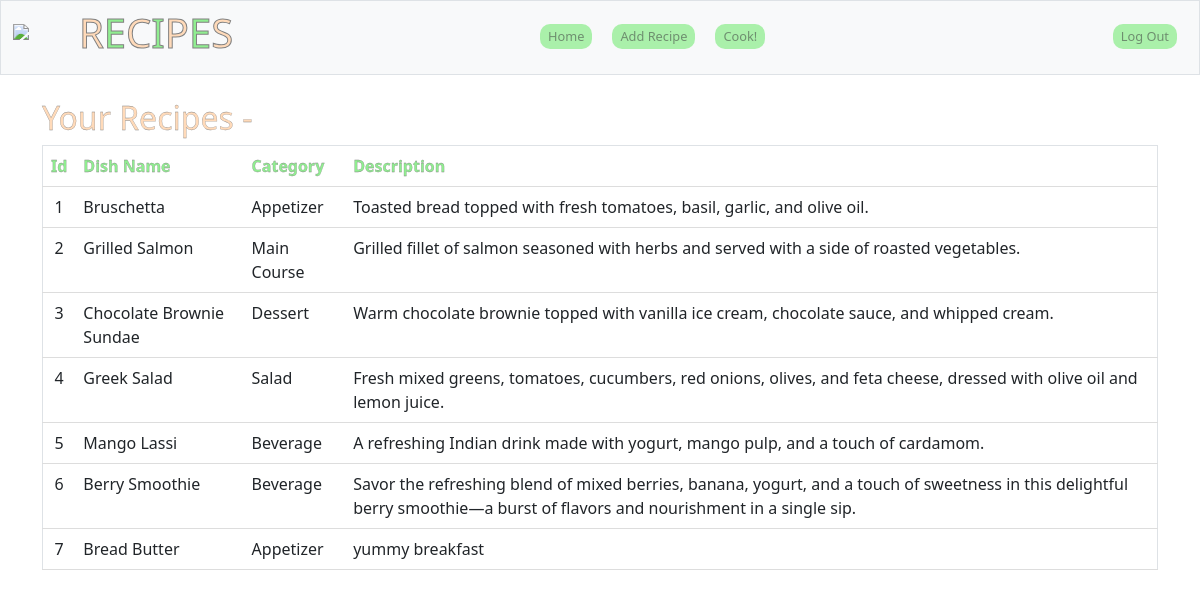
The page / (signed in) on the database its author committed.
### tables this page shows
CREATE TABLE recipes (
  id INTEGER PRIMARY KEY,
  user_id INTEGER NOT NULL,
  name TEXT NOT NULL,
  description TEXT,
  category TEXT,
  created_at TIMESTAMP DEFAULT CURRENT_TIMESTAMP,
  FOREIGN KEY (user_id) REFERENCES users (id)
);

### app.py (the view)
@app.route('/')
@login_required
def home():
    user = session["user_id"]
    db = get_db()
    cursor = db.cursor()
    rows = db.execute("select * from recipes;")
    return render_template("home.html",rows=rows)

### app.py (called while the page is built)
def get_db():
    db = getattr(g, '_database', None)
    if db is None:
        db = g._database = sqlite3.connect(DATABASE)
    return db

def login_required(f):
    @wraps(f)
    def decorated_function(*args, **kwargs):
        if session.get("user_id") is None:
            return redirect("/login")
        return f(*args, **kwargs)
    return decorated_function

### templates/home.html (shortened to what this page needs)
{% extends 'layout.html' %}
{% block content %}
<main>
  <br>
    <h2 style="color: #FFDAB9; -webkit-text-stroke: 0.3px gray; text-stroke: 0.3px gray;">Your Recipes -</h2>
    <table class="table table-hover">
      <tr>
        <a style="color: #90EE90; -webkit-text-stroke: 0.3px gray; text-stroke: 0.3px gray;">
        <th>Id</th>
        <th>Dish Name</th>
        <th>Category</th>
        <th>Description</th></a>
      </tr>
      {% for row in rows %}
      <tr>
        <td>{{ row[0] }}</td>
        <td>{{ row[2] }}</td>
        <td>{{ row[4] }}</td>
        <td>{{ row[3] }}</td>
      </tr>
      {% endfor %}
    </table>
</main>
{% endblock %}

### templates/layout.html (shortened to what this page needs)
<!DOCTYPE html>
<html>
<head>
     <link rel="stylesheet" href="https://cdnjs.cloudflare.com/ajax/libs/font-awesome/5.15.3/css/all.min.css">
     <link href="https://cdn.jsdelivr.net/npm/bootstrap@5.1.3/dist/css/bootstrap.min.css" rel="stylesheet">
</head>
<body>
    <nav class="bg-light border navbar navbar-expand-md navbar-light">
        <div class="container-fluid" >
            <img src="https://www.pngall.com/wp-content/uploads/12/Cooking-PNG-Cutout.png" width="35" style = "padding-bottom:1%" >
            <a style="font-family: Helvetica;">
                <h1 style="text-transform: uppercase; border-color: Black;margin = 1%">
                    <a style="-webkit-text-stroke: 1px gray; text-stroke: 1px gray;">
                  <span style="color: #FFDAB9; padding-left:20%">R</span><span style="color: #90EE90;">e</span><span style="color: #FFDAB9;">c</span><span style="color: #90EE90;">i</span><span style="color: #FFDAB9;">p</span><span style="color: #90EE90;">e</span><span style="color: #FFDAB9;">s</span>
                </h1>
              </a>
            <div class="collapse navbar-collapse" id="navbar">
                {% if session.get("user_id") %}
                    <ul class="navbar-nav ms-auto mt-2">
                        <li class="nav-item">
                            <a class="nav-link round-button" href="/">Home</a>
                        </li>
                        <li class="nav-item">
                            <a class="nav-link round-button" href="/new_recipe">Add Recipe</a>
                        </li>
                        <li class="nav-item">
                            <a class="nav-link round-button" href="/view_recipe">Cook!</a>
                        </li>
                    </ul>
                    <ul class="navbar-nav ms-auto mt-2">
                        <li class="nav-item"><a class="nav-link round-button" href="/logout">Log Out</a></li>
                    </ul>
                {% else %}
                    <ul class="navbar-nav ms-auto mt-2">
                        <li class="nav-item"><a class="nav-link" href="/register">Register</a></li>
                    </ul>
                {% endif %}
            </div>
        </div>
    </nav>
    <div class="container">
        {% block content %}{% endblock %}
    </div>
</body>
</html>

### templates/layout.html (style rules this page uses)
.round-button { display: inline-block; border-radius: 10px; padding: 3px 25px; background-color: #90EE90; color: white; opacity: 75%; }
.nav-item { margin-bottom: 10px; margin-inline: 10px; font-size: 80%; }

### templates/home.html (style rules this page uses)
table { margin: 0 auto; border: 1px solid #ddd; border-collapse: collapse; width: 80%; }
th { padding: 8px; text-align: left; border-bottom: 1px solid #ddd; color: #90EE90; -webkit-text-stroke: 0.3px gray; text-stroke: 0.3px gray; }
td { padding: 8px; text-align: left; border-bottom: 1px solid #ddd; }
th:nth-child(1), td:nth-child(1) { text-align: center; }

### rows shown on the page
recipes: id "1", name "Bruschetta", category "Appetizer", description "Toasted bread topped with fresh tomatoes, basil, garlic, and olive oil."
recipes: id "2", name "Grilled Salmon", category "Main Course", description "Grilled fillet of salmon seasoned with herbs and served with a side of roasted vegetables."
recipes: id "3", name "Chocolate Brownie Sundae", category "Dessert", description "Warm chocolate brownie topped with vanilla ice cream, chocolate sauce, and whipped cream."
recipes: id "4", name "Greek Salad", category "Salad", description "Fresh mixed greens, tomatoes, cucumbers, red onions, olives, and feta cheese, dressed with olive oil and lemon juice."
recipes: id "5", name "Mango Lassi", category "Beverage", description "A refreshing Indian drink made with yogurt, mango pulp, and a touch of cardamom."
recipes: id "6", name "Berry Smoothie", category "Beverage", description "Savor the refreshing blend of mixed berries, banana, yogurt, and a touch of sweetness in this delightful berry smoothie—a burst of flavors and nourishment in a single sip."
recipes: id "7", name "Bread Butter", category "Appetizer", description "yummy breakfast"
